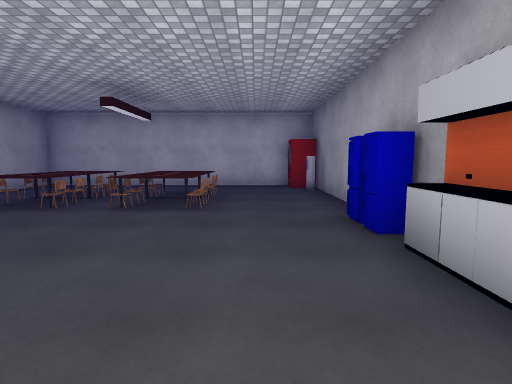
view 1 (above)

23 first-person views from a walk through a scene from a Unity 3-D project. The camera is 1.4 m above the floor, tilts 6° down and sees 80° across. The floor is counted in squares, 2 m on a side. Each view is taken from the middle of a square. On the plan, view 1 faces up. The plan holds only what a view shows up to about 10 squares ahead; the rest is blank. The place goes on beyond the plan. The player is left out. Some animated figures are left out. Some surface patterns are stand-ins.

view 2
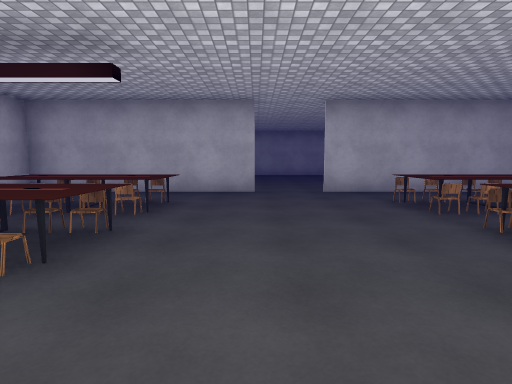

view 3
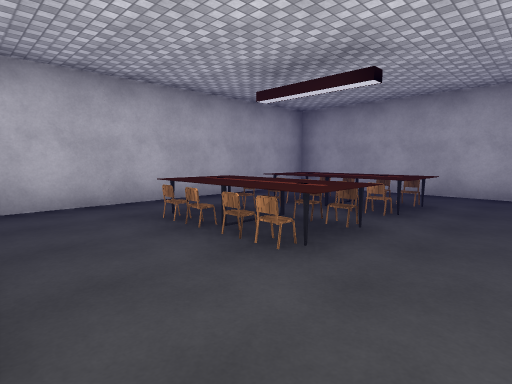

view 4
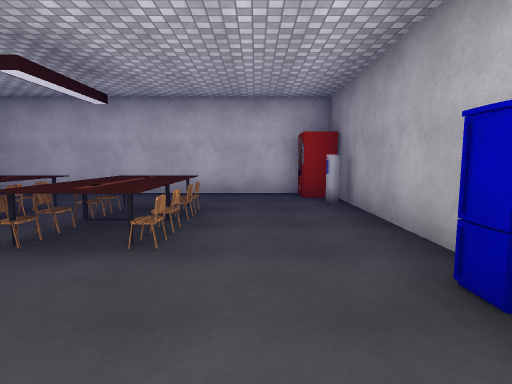

view 5
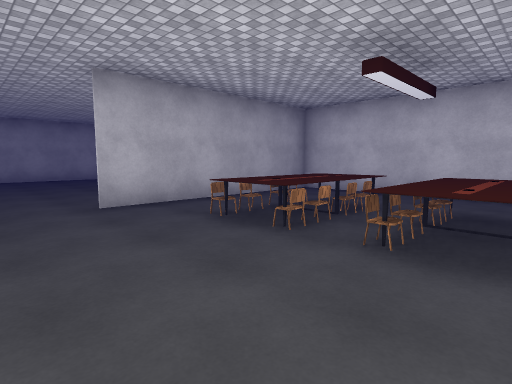

view 6
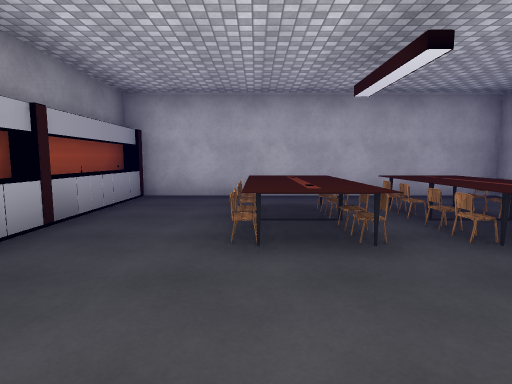

view 7
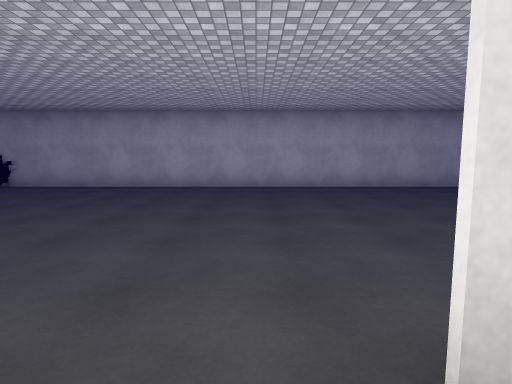

view 8
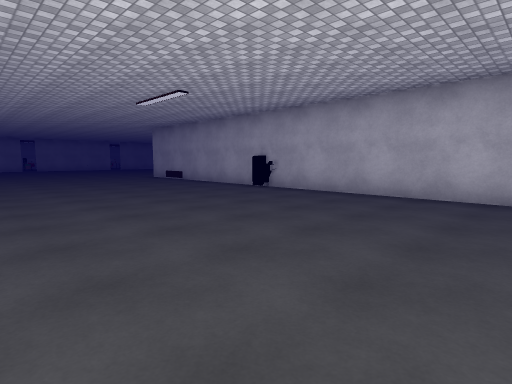

view 9
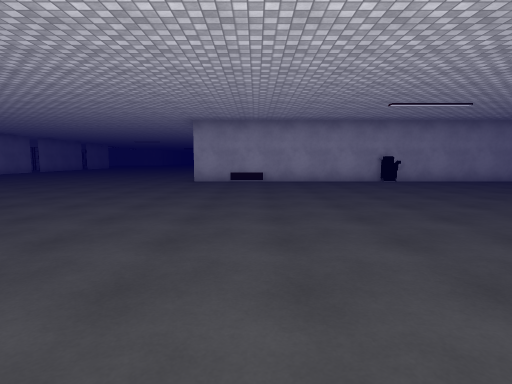

view 10
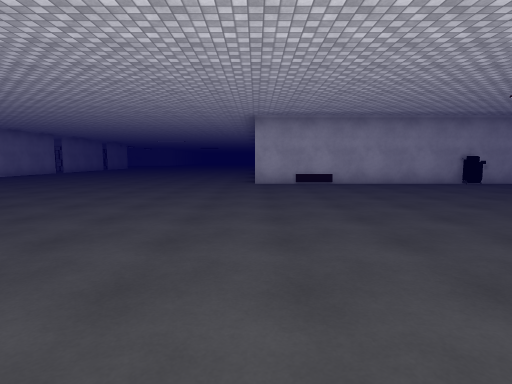

view 11
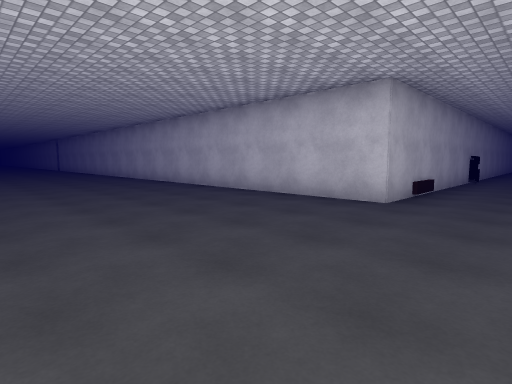

view 12
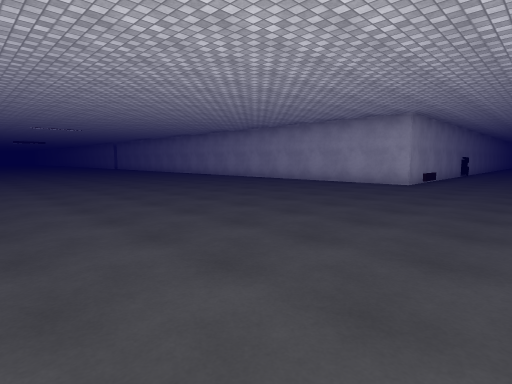

view 13
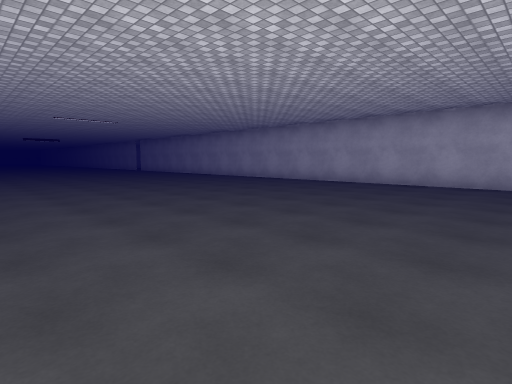

view 14
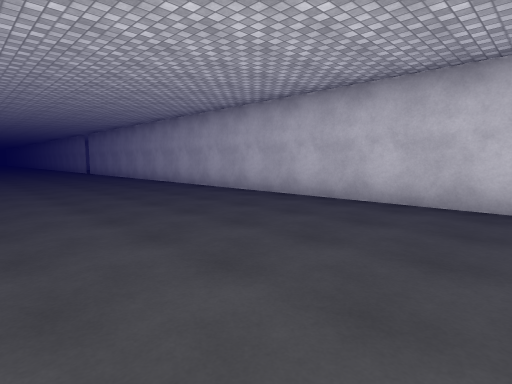

view 15
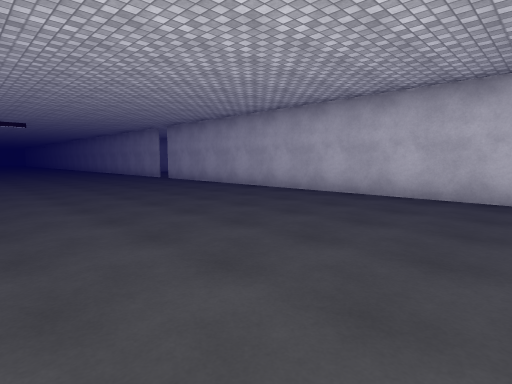

view 16
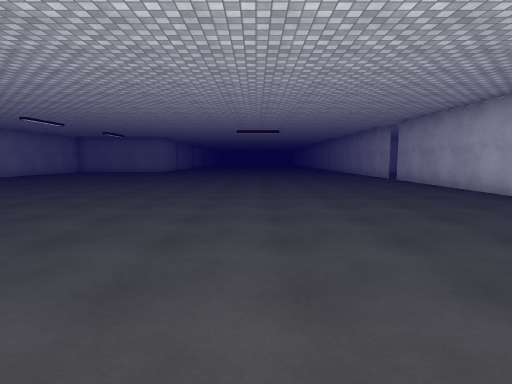

view 17
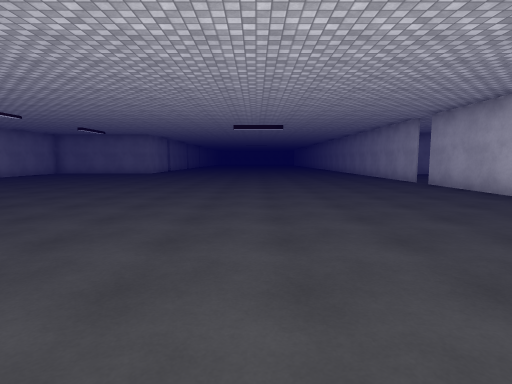

view 18
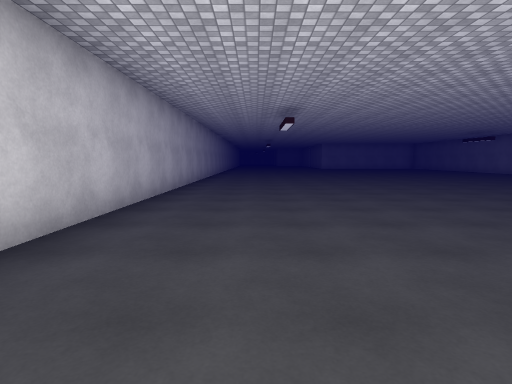

view 19
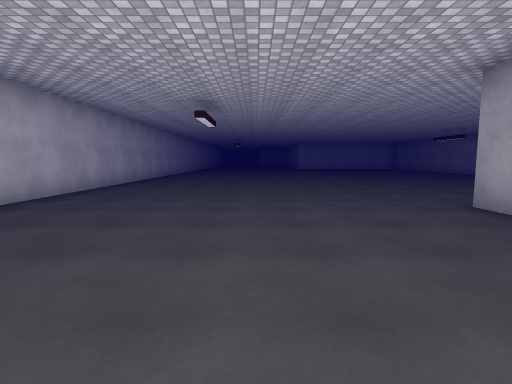

view 20
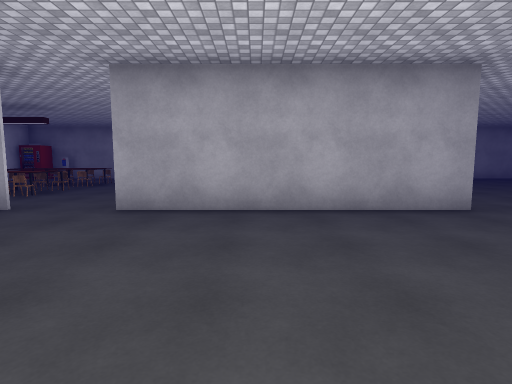

view 21
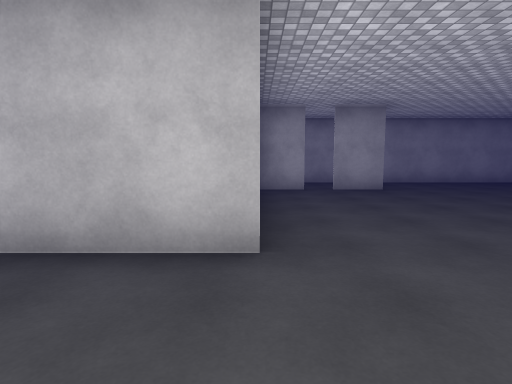

view 22
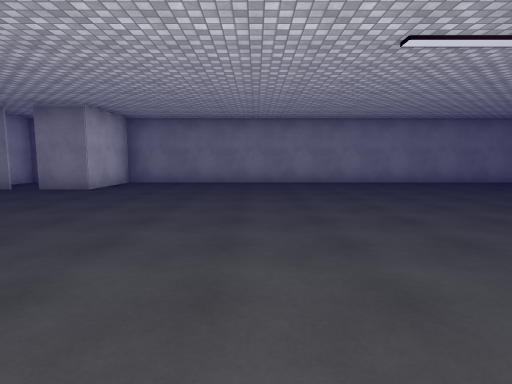

view 23
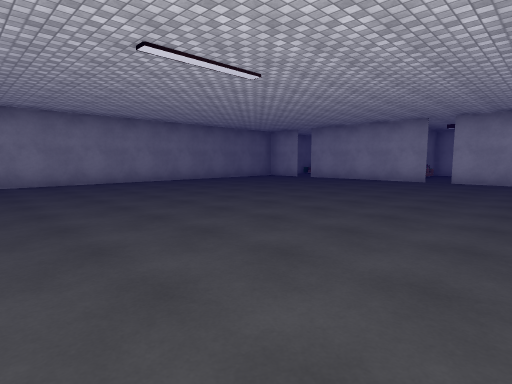

### Floor plan
Points are (right, up) in squares from view 1. A wall is a line through its corners. A room is listed if a view was taken in it or the views show most of it. See-through windows are left out.
Room 1 (views 1, 2, 3, 4, 5, 6, 7)
walls: (1.5, 1.8) (1.5, 7.9); (-5.7, 2) (-5.7, -3) (1.2, -3) (1.2, 2.4); (1, 8.5) (-5.7, 8.5) (-5.7, 3.5); (1.5, -2.7) (1.5, -0.6)
ways out: opening at (-6, 2.5) to room 2
objects: other object (-4, -1); other object (-4, 0); chair (-4, 4); chair (-4, 5); other object (-4, 6); chair (-3, -1); chair (-3, 0); other object (-3, 5) to (-3, 6); other object (-2, -1) to (-2, 0); other object (-2, 5) to (-2, 6); chair (-1, -1); chair (-1, 0); chair (-1, 4); chair (-1, 5); other object (-1, 6); other object (1, 3); other object (1, 7); other object (1, 8)
Room 2 (views 8, 9, 10, 11, 12, 13, 14, 15, 16, 17, 18, 19, 20, 21, 22, 23)
walls: (-13, -4.5) (-13, -10) (-33.9, -10); (-5.8, -3.1) (-5.8, 2); (-0.8, -6.1) (-0.8, -4.8); (-0.8, -4.3) (-0.8, -3); (-7.1, -20.5) (-5.6, -20.5); (-5.1, -20.5) (-4.2, -20.5); (1.5, -18) (1.5, -3); (-5.8, 7.8) (-5.8, 8.6); (-13, 14.1) (-13, -3.5); (-34.5, -10) (-35.1, -10)
ways out: opening at (-6, 2.5) to room 1; opening at (-34.5, -10)

Positions as (right, up) in squares from view 1, and headings:
1: (0, 0), facing up
2: (1, 2), facing left
3: (1, 2), facing down-left
4: (0, 2), facing up
5: (-1, 2), facing up-left
6: (-1, 3), facing down
7: (-5, 3), facing left
8: (-7, 2), facing down-left
9: (-3, -8), facing left
10: (-4, -10), facing left
11: (-11, -15), facing up-left
12: (-10, -19), facing up-left
13: (-14, -19), facing up-left
14: (-17, -15), facing up-left
15: (-23, -16), facing up-left
16: (-23, -15), facing left
17: (-25, -15), facing left
18: (-11, 3), facing up
19: (-9, 4), facing up
20: (-10, 0), facing right
21: (-8, -3), facing right
22: (-8, -10), facing right
23: (-8, -10), facing down-right
